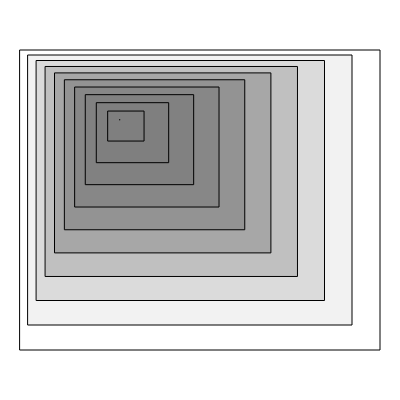
Frame 1 (no input)
Frame 2 (the mouse pressed at the canvas centre, redrawn once): identical to frame 1, image omitted

The p5.js sketch that drew this single still picture (run headless with seeded random() and noise() and a simulated clock; the mouse was pressed at the canvas centre and the sketch redrawn once):

// p5.js sketch
// ── sketch.js
let angle = 0;
let notdone = true;

function setup() {
  createCanvas(400, 400);
}

function draw() {
  background(255);
	rectMode(CENTER);
	notdone = recur(1, 200, 200)
	if (!notdone) {
		console.log('done')
		noLoop()
	} else {
		console.log('recurring')
	}
}

function recur(n, x, y) {
	if (n < 0) {
		return false;
	} else {
		let alf = map(n, 1, 0, 0, 255)
		let nn = map(n, 0, 1, 0, 300)
		fill(127, alf)
		rect(x, y, nn * 1.2, nn)
				
		recur(n - 0.1, x * 0.95, y * 0.95);
	}
}
